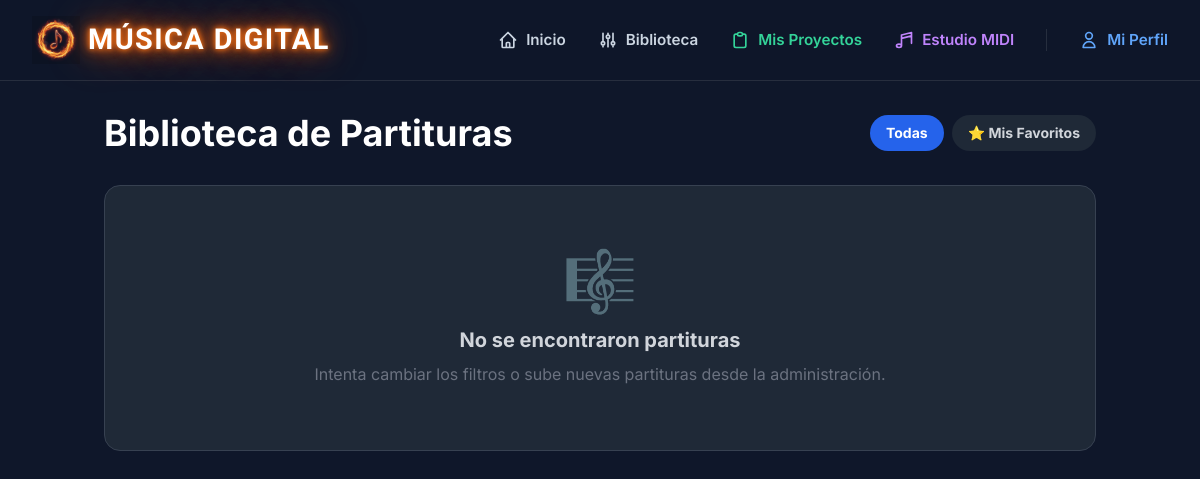
Page /biblioteca/ (signed in) on the earlier database version.
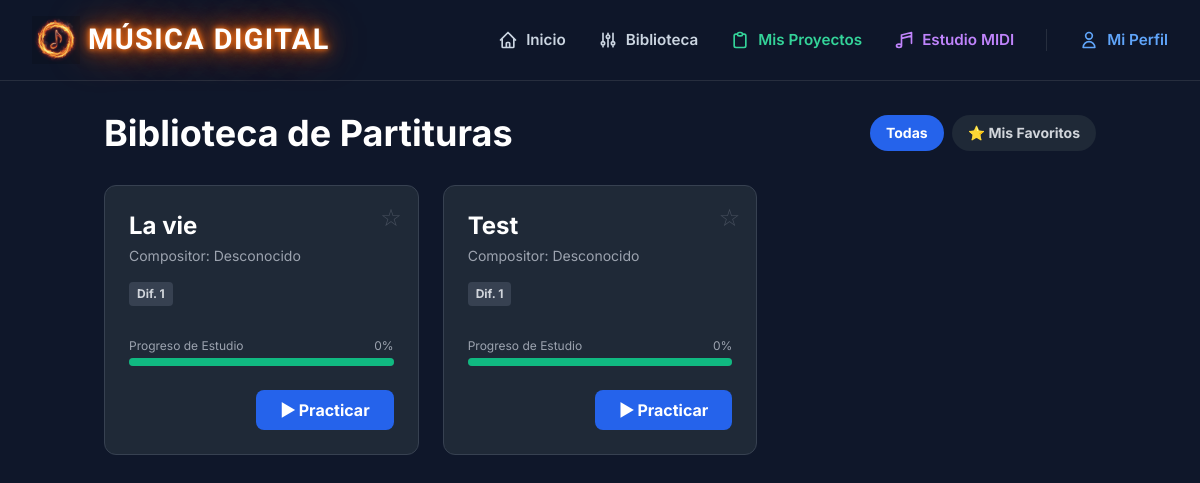
Same page on the later database version.
### trainer/models.py (models this page shows, shortened)
class SheetMusic(models.Model):
    title = models.CharField(max_length=100, blank=True, help_text="Se puede extraer automáticamente del MusicXML")
    composer = models.CharField(max_length=100, blank=True, help_text="Se puede extraer automáticamente del MusicXML")
    difficulty = models.IntegerField(default=1)
    xml_file = models.FileField(upload_to='partituras/')
    collections = models.ManyToManyField(Collection, blank=True, related_name='sheet_musics')
    created_at = models.DateTimeField(auto_now_add=True)

### trainer/views.py (the view)
# urls.py: path('biblioteca/', views.biblioteca_list, name='biblioteca_list'),
@login_required
def biblioteca_list(request):
    col_slug = request.GET.get('collection')
    favorites_only = request.GET.get('favorites') == 'true'
    scores = SheetMusic.objects.all().order_by('-created_at')
    if col_slug:
        scores = scores.filter(collections__slug=col_slug)
    if favorites_only:
        scores = scores.filter(favorited_by__user=request.user)
    collections = Collection.objects.all()
    user_favorites = Favorite.objects.filter(user=request.user).values_list('sheet_music_id', flat=True)
    user_progress = {
        p.sheet_music_id: p.completion_percentage
        for p in SheetMusicProgress.objects.filter(user=request.user)
    }
    context = {
        'scores': scores,
        'collections': collections,
        'user_favorites': user_favorites,
        'user_progress': user_progress,
        'current_collection': col_slug,
        'favorites_only': favorites_only
    }
    return render(request, 'trainer/biblioteca_list.html', context)

### templates/trainer/biblioteca_list.html (shortened to what this page needs)
{% extends 'base.html' %}
{% block content %}
<div class="container mx-auto px-4 py-8">
    <div class="flex flex-col md:flex-row justify-between items-center mb-8 gap-4">
        <h1 class="text-4xl font-bold text-white">Biblioteca de Partituras</h1>
        <div class="flex gap-2 flex-wrap">
            <a href="{% url 'biblioteca_list' %}" class="px-4 py-2 rounded-full font-bold text-sm {% if not current_collection and not favorites_only %}bg-blue-600 text-white{% else %}bg-gray-800 text-gray-300 hover:bg-gray-700{% endif %}">
                Todas
            </a>
            <a href="?favorites=true" class="px-4 py-2 rounded-full font-bold text-sm flex items-center gap-1 {% if favorites_only %}bg-yellow-500 text-black{% else %}bg-gray-800 text-gray-300 hover:bg-gray-700{% endif %}">
                ⭐ Mis Favoritos
            </a>
        </div>
    </div>
    <div class="grid grid-cols-1 md:grid-cols-2 lg:grid-cols-3 gap-6">
        {% for score in scores %}
        <div class="bg-gray-800 rounded-xl p-6 border border-gray-700 hover:border-blue-500 transition-colors relative flex flex-col justify-between">
            <button onclick="toggleFavorite({{ score.id }}, this)" class="absolute top-4 right-4 text-2xl transition-transform hover:scale-110 focus:outline-none">
                {% if score.id in user_favorites %}
                    <span class="text-yellow-400 drop-shadow-[0_0_8px_rgba(250,204,21,0.8)]">⭐</span>
                {% else %}
                    <span class="text-gray-500 opacity-50 hover:opacity-100">☆</span>
                {% endif %}
            </button>
            <div>
                <h2 class="text-2xl font-bold text-white mb-1 pr-8">{{ score.title|default:score.xml_file.name }}</h2>
                <p class="text-gray-400 mb-4 text-sm">Compositor: {{ score.composer|default:"Desconocido" }}</p>
                <div class="flex flex-wrap gap-2 mb-4">
                    <span class="bg-gray-700 text-gray-300 text-xs font-bold px-2 py-1 rounded">Dif. {{ score.difficulty }}</span>
                </div>
            </div>
            <div class="mt-4 mb-4">
                <div class="flex justify-between text-xs text-gray-400 mb-1">
                    <span>Progreso de Estudio</span>
                    <span>
                        {% for pid, perc in user_progress.items %}
                            {% if pid == score.id %}{{ perc }}%{% endif %}
                        {% empty %}
                            0%
                        {% endfor %}
                    </span>
                </div>
                <div class="w-full bg-gray-700 rounded-full h-2">
                    <div class="bg-emerald-500 h-2 rounded-full" style="width: {% for pid, perc in user_progress.items %}{% if pid == score.id %}{{ perc }}{% endif %}{% endfor %}%;"></div>
                </div>
            </div>
            <div class="flex justify-end mt-2">
                <a href="{% url 'biblioteca_play' score.id %}" class="bg-blue-600 hover:bg-blue-500 text-white font-bold py-2 px-6 rounded-lg transition-colors flex items-center gap-2">
                    ▶ Practicar
                </a>
            </div>
        </div>
        {% empty %}
        <div class="col-span-full text-center py-16 bg-gray-800 rounded-2xl border border-gray-700">
            <span class="text-6xl mb-4 block">🎼</span>
            <p class="text-gray-300 text-xl font-bold">No se encontraron partituras</p>
            <p class="text-gray-500 mt-2">Intenta cambiar los filtros o sube nuevas partituras desde la administración.</p>
        </div>
        {% endfor %}
    </div>
</div>
{% endblock %}

Differences in the rows shown:
added SheetMusic: title "La vie", composer "Desconocido", difficulty "1"
added SheetMusic: title "Test", composer "Desconocido", difficulty "1"
Other differences:
text no longer shown: "🎼 No se encontraron partituras Intenta cambiar los filtros o sube nuevas partituras desde la administración."
